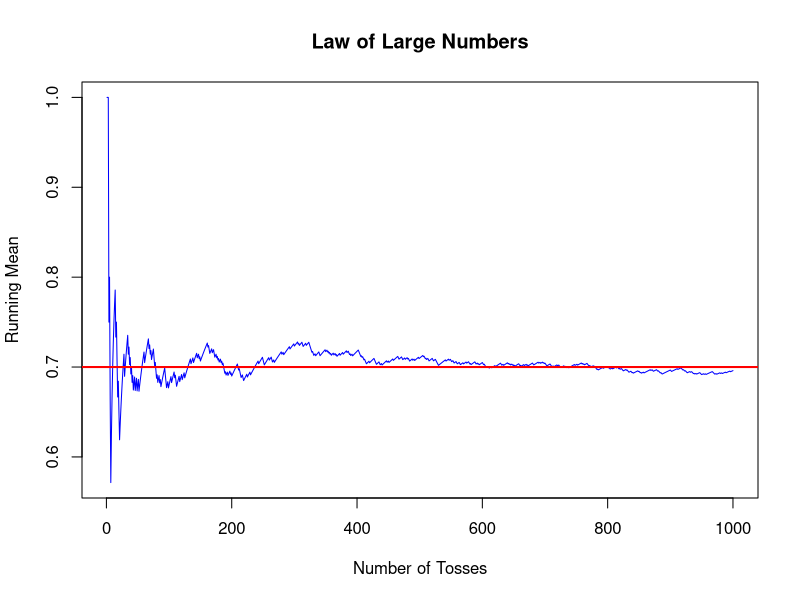
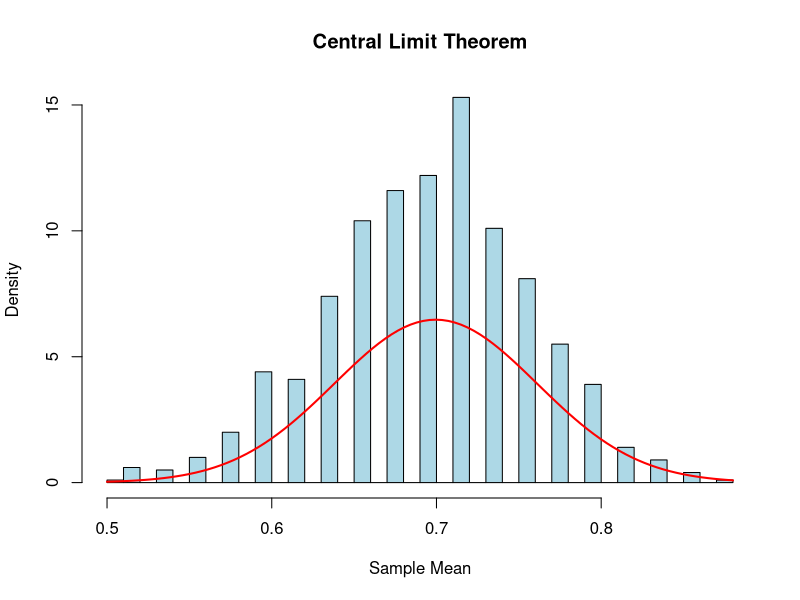

The R script that drew these images, in order:
# Law of Large Numbers using biased coin

set.seed(1)

p <- 0.7                 # probability of head
n <- 1000                # number of trials

samples <- rbinom(n, 1, p)
running_mean <- cumsum(samples) / (1:n)

plot(running_mean,
     type = "l",
     col = "blue",
     main = "Law of Large Numbers",
     xlab = "Number of Tosses",
     ylab = "Running Mean")

abline(h = p, col = "red", lwd = 2)



# Central Limit Theorem using sample means

sample_means <- replicate(
  1000,
  mean(rbinom(50, 1, p))
)

hist(sample_means,
     breaks = 30,
     probability = TRUE,
     col = "lightblue",
     main = "Central Limit Theorem",
     xlab = "Sample Mean")

# Overlay normal curve
x <- seq(min(sample_means), max(sample_means), length = 100)
lines(x, dnorm(x, mean(sample_means), sd(sample_means)),
      col = "red", lwd = 2)
